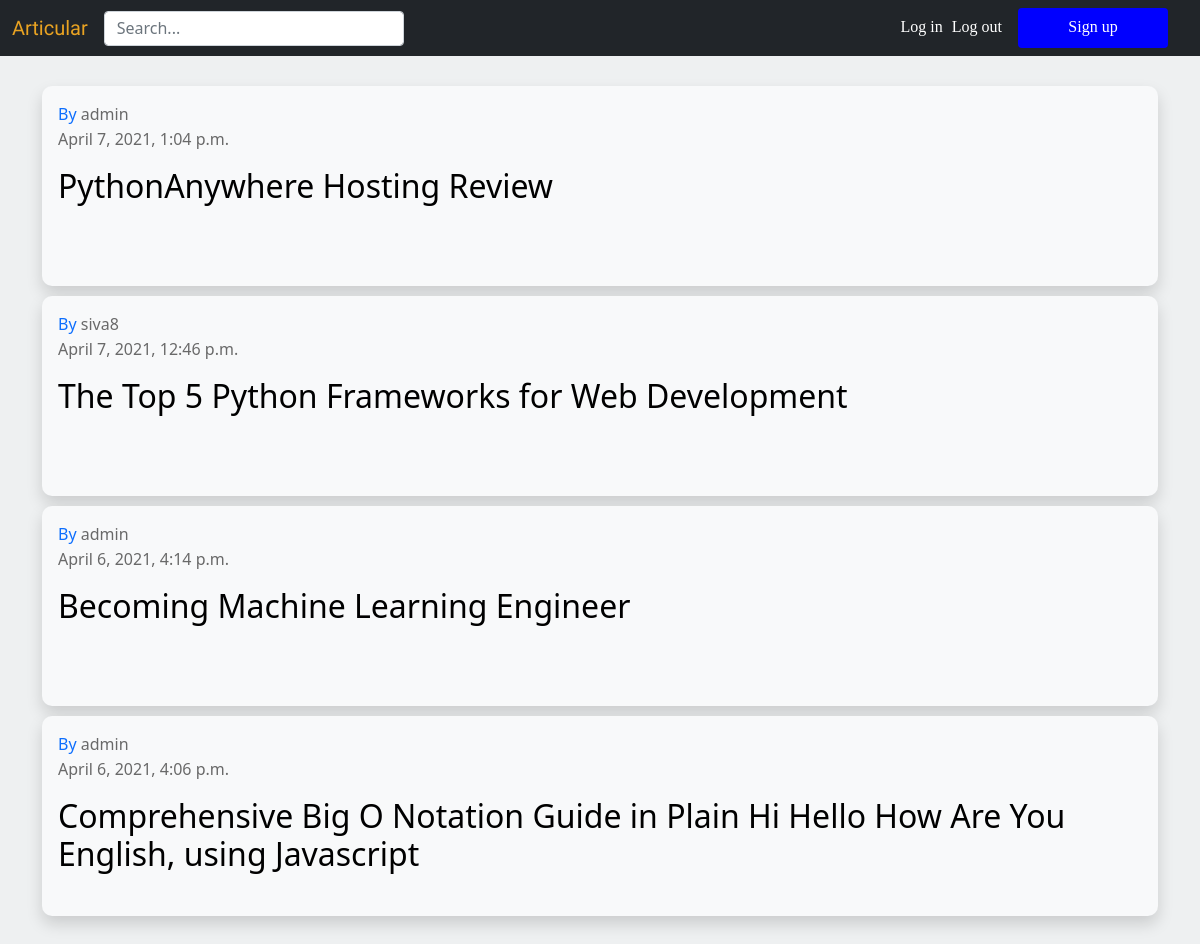
The app's page /, older data.
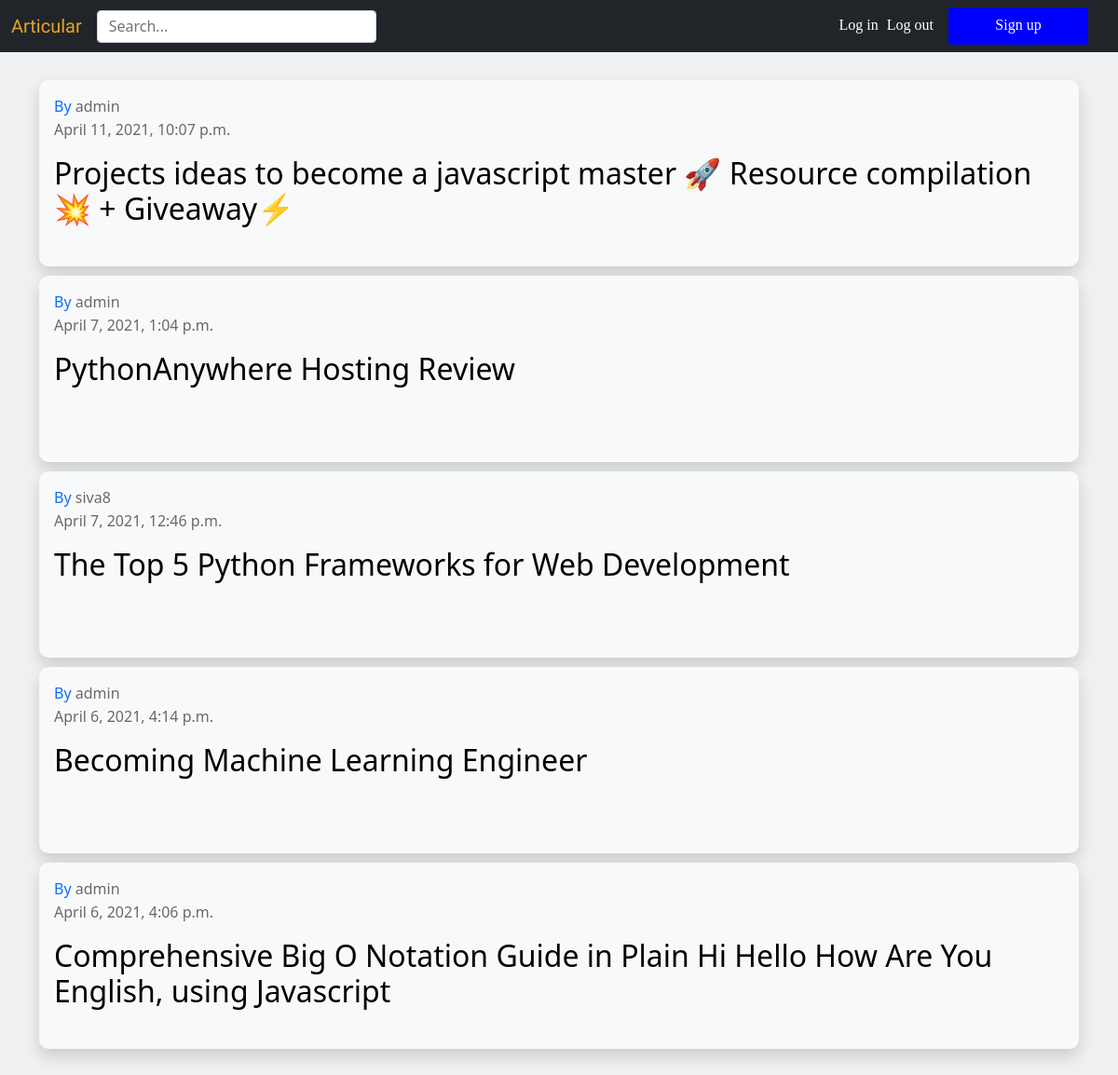
The same page, newer data.
### apps/main/models.py (models this page shows, shortened)
class Post(models.Model):
    user = models.ForeignKey(User,related_name='user',on_delete=models.CASCADE)
    title = models.CharField(max_length=255,blank=True,null=True)
    tags = TaggableManager()
    content = models.TextField(blank=True,null=True)
    created_at = models.DateTimeField(auto_now_add=True)
    class Meta:
    	ordering = ('-created_at',)

### apps/main/views.py (the view)
# urls.py: path('',views.frontpage,name='frontpage'),
def frontpage(request):
    posts = Post.objects.all()
    context = {
        'posts':posts
    }
    return render(request,'frontpage.html',context)

### apps/main/templates/frontpage.html
{% extends 'base.html' %}
{% load static %}
{% block content %}
<div class="container" id="box" style="margin-top: 30px;margin-bottom: 30px;">
{% for post in posts %}
<a href="{% url 'blog_detail' pk=post.id %}" style="text-decoration: none;">
<div class="bg-light shadow text-wrap p-3" id="Post_box">
    <p style="font-weight: 500;margin-bottom: 1px;">
    By <span style="color:dimgray;" id="user">{{post.user}}</span></p>
    <p style="margin-top: 0px;color: dimgrey;">{{post.created_at}}</p>
    <h2 style="color: black;">{{post.title}}</h2>
</div>
</a>
{% endfor %}
</div>
{% endblock %}

Row changes from the older to the newer data that the page shows:
added Post: user "admin", created_at "April 11, 2021, 10:07 p.m.", title "Projects ideas to become a javascript master 🚀 Resource compilation 💥 + Giveaway⚡"
